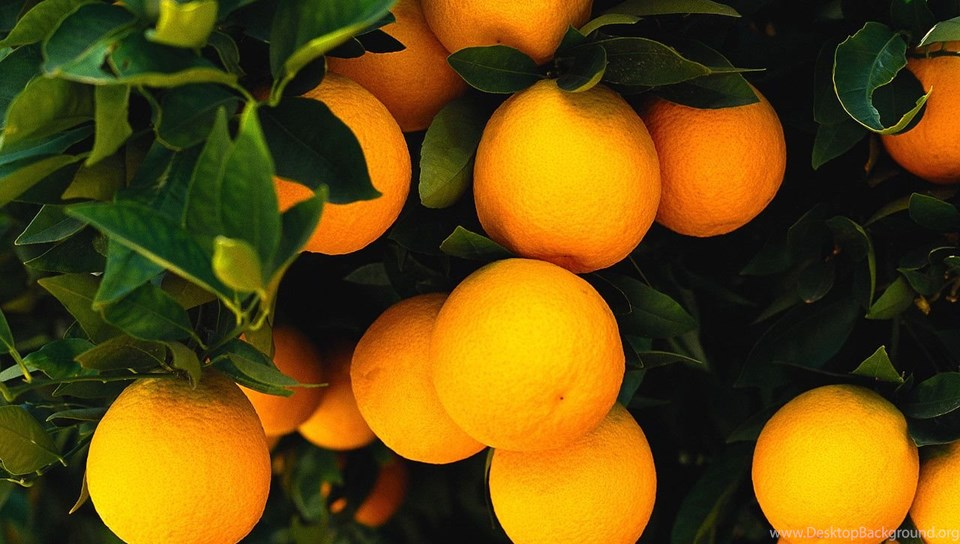
#> input picture orange.jpg, 960 x 544 px
$ python SkalaInterpolasiMiring.py
#> lines starting #> are read from the running program, lines starting #| are printed output that depends on the picture
# Mengimpor pustaka
import cv2 as cv
import numpy as np
import matplotlib.pyplot as plt

image = cv.imread("orange.jpg") # Membaca gambar
#> image is the input picture: shape (544, 960, 3); mean B, G, R 12.9, 75.3, 102.5
fig, ax = plt.subplots(1, 3, figsize=(16, 8)) # Inisialisasi figure dan axes

# Scaling gambar dengan interpolasi linier
image_scaled = cv.resize(image, None, fx=0.15, fy=0.15)  # Penskalaan dengan faktor 0.15
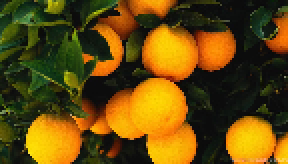
#> image_scaled: shape (82, 144, 3) (shown 2 times larger); mean B, G, R 12.9, 75.3, 102.5
ax[0].imshow(cv.cvtColor(image_scaled, cv.COLOR_BGR2RGB))  # Menampilkan gambar hasil scaling
ax[0].set_title("Linear Interpolation Scale")  # Menetapkan judul untuk axes pertama

# Scaling gambar dengan interpolasi kubik
image_scaled_2 = cv.resize(image, None, fx=2, fy=2, interpolation=cv.INTER_CUBIC)  # Penskalaan dengan faktor 2 dan metode INTER_CUBIC
ax[1].imshow(cv.cvtColor(image_scaled_2, cv.COLOR_BGR2RGB))  # Menampilkan gambar hasil scaling
ax[1].set_title("Cubic Interpolation Scale")  # Menetapkan judul untuk axes kedua

# Scaling gambar dengan eksplisit dan metode interpolasi AREA
image_scaled_3 = cv.resize(image, (200, 400), interpolation=cv.INTER_AREA)  # Penskalaan ke ukuran 200x400 dengan metode INTER_AREA
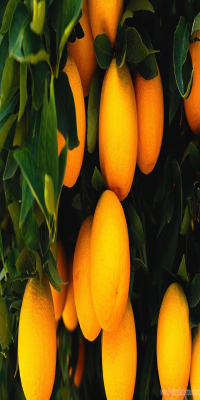
#> image_scaled_3: shape (400, 200, 3); mean B, G, R 12.9, 75.3, 102.5
ax[2].imshow(cv.cvtColor(image_scaled_3, cv.COLOR_BGR2RGB))  # Menampilkan gambar hasil scaling
ax[2].set_title("Skewed Interpolation Scale")  # Menetapkan judul untuk axes ketiga

plt.show()  # Menampilkan gambar
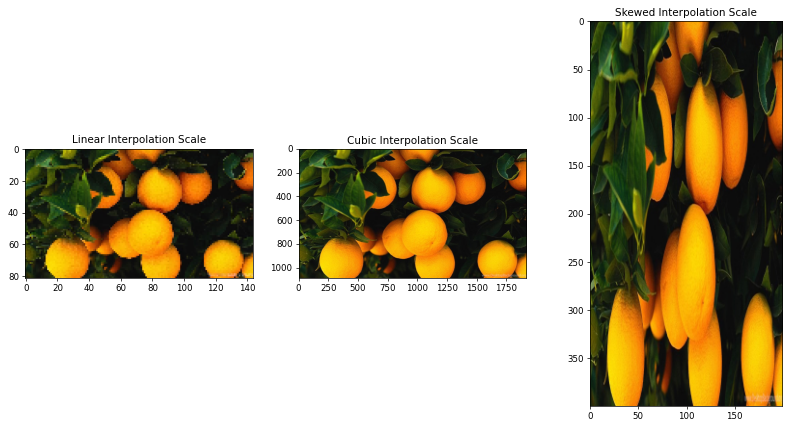
#> figure drawn by matplotlib, 3 panels

$ run again, with gimalry.jpg copied over orange.jpg
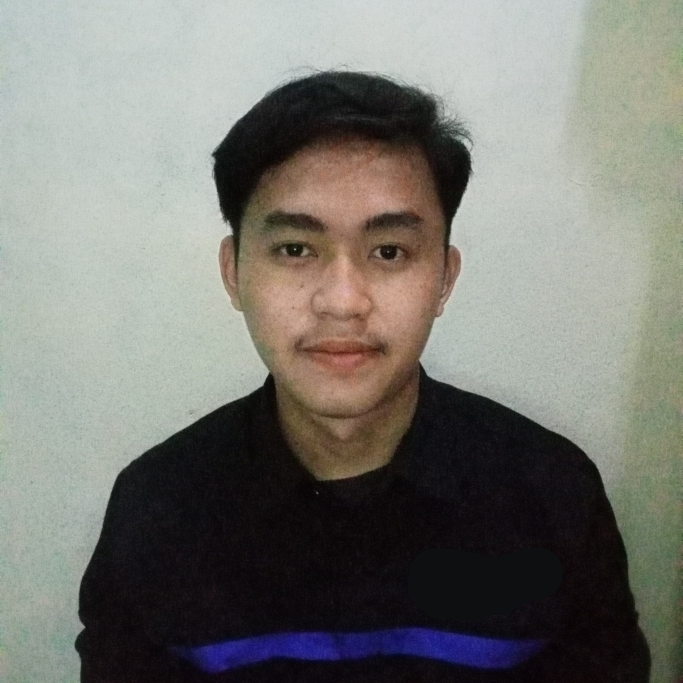
#> input picture gimalry.jpg, 2048 x 2048 px (shown at 1/3 size)
#> image is the input picture: shape (2048, 2048, 3); mean B, G, R 114.7, 120.4, 120.7
#> `image_scaled_3 = cv.resize(image, (200, 400), interpolation=cv.INTER_A..`:
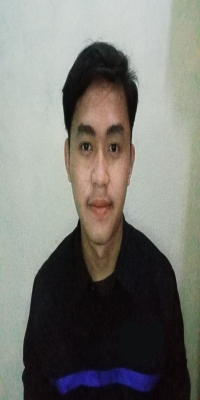
#> image_scaled_3: shape (400, 200, 3); mean B, G, R 114.7, 120.4, 120.7
#> `plt.show()`:
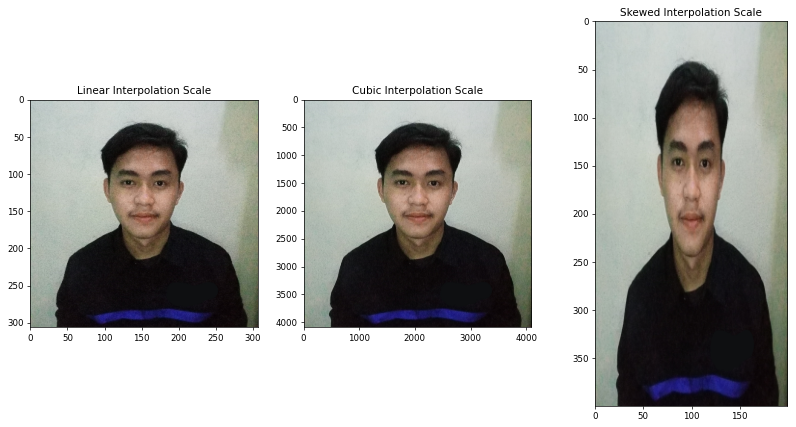
#> figure drawn by matplotlib, 3 panels
